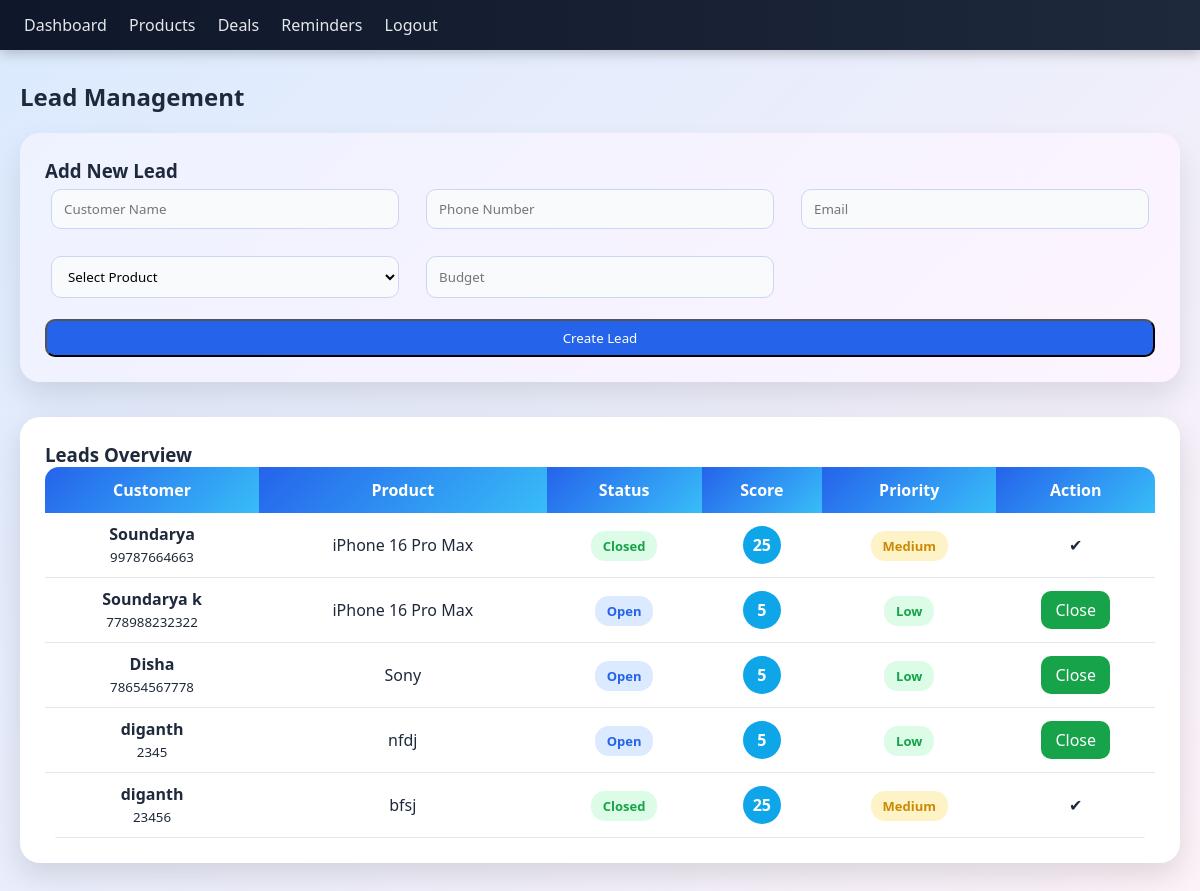
/leads (signed in), run on the app's committed database.
### tables this page shows
CREATE TABLE leads (
    id INTEGER PRIMARY KEY AUTOINCREMENT,
    name TEXT,
    phone TEXT,
    email TEXT,
    product TEXT,
    budget TEXT,
    status TEXT DEFAULT 'Open',
    score INTEGER DEFAULT 5,
    priority TEXT DEFAULT 'Low'
);

### app.py (the view, shortened to what this page needs)
@app.route("/leads", methods=["GET", "POST"])
def leads():
    if "user" not in session:
        return redirect("/")
    db = get_db()
    cur = db.cursor()
    leads = cur.execute("SELECT * FROM leads").fetchall()
    products = cur.execute("SELECT name FROM products").fetchall()
    return render_template(
        "leads.html",
        leads=leads,
        products=products
    )

### app.py (called while the page is built)
def get_db():
    return sqlite3.connect(DB)

### templates/leads.html (shortened to what this page needs)
<!DOCTYPE html>
<html lang="en">
<head>
    <link rel="stylesheet" href="/static/style.css">
</head>
<body>
<div class="nav">
    <a href="/dashboard">Dashboard</a>
    <a href="/products">Products</a>
    <a href="/deals">Deals</a>
    <a href="/reminders">Reminders</a>
    <a href="/logout">Logout</a>
</div>
<div class="container">
    <h2 style="margin-bottom:20px;">Lead Management</h2>
    <div class="lead-form-card">
        <h3>Add New Lead</h3>
        <form method="post" class="lead-form">
            <input name="name" placeholder="Customer Name" required>
            <input name="phone" placeholder="Phone Number" required>
            <input name="email" placeholder="Email">
            <select name="product" required>
                <option value="">Select Product</option>
            </select>
            <input name="budget" placeholder="Budget">
            <button class="btn add">Create Lead</button>
        </form>
    </div>
    <div class="lead-table-card">
        <h3>Leads Overview</h3>
        <table class="lead-table">
            <tr>
                <th>Customer</th>
                <th>Product</th>
                <th>Status</th>
                <th>Score</th>
                <th>Priority</th>
                <th>Action</th>
            </tr>
            {% for l in leads %}
            <tr>
                <td>
                    <strong>{{ l[1] }}</strong><br>
                    <small>{{ l[2] }}</small>
                </td>
                <td>{{ l[4] }}</td>
                <td>
                    {% if l[6] == 'Closed' %}
                        <span class="badge closed">Closed</span>
                    {% else %}
                        <span class="badge open">Open</span>
                    {% endif %}
                </td>
                <td>
                    <span class="score-circle">{{ l[7] }}</span>
                </td>
                <td>
                    {% if l[8] == 'High' %}
                        <span class="priority high">High</span>
                    {% elif l[8] == 'Medium' %}
                        <span class="priority medium">Medium</span>
                    {% else %}
                        <span class="priority low">Low</span>
                    {% endif %}
                </td>
                <td>
                    {% if l[6] != 'Closed' %}
                        <a href="/close_lead/{{ l[0] }}" class="btn edit">Close</a>
                    {% else %}
                        ✔
                    {% endif %}
                </td>
            </tr>
            {% endfor %}
        </table>
    </div>
</div>
</body>
</html>

### static/style.css (style rules this page uses)
* { margin: 0; padding: 0; box-sizing: border-box; font-family: "Poppins", "Segoe UI", sans-serif; }
body { background: linear-gradient(135deg, #dbeafe, #fdf2f8); min-height: 100vh; color: #1e293b; }
.nav { background: linear-gradient(90deg, #0f172a, #1e293b); padding: 14px 24px; box-shadow: 0 4px 12px rgba(0,0,0,0.2); }
.nav a { color: #e5e7eb; margin-right: 18px; text-decoration: none; font-weight: 500; }
.container { max-width: 1200px; margin: auto; padding: 30px 20px; }
input, select { padding: 10px 12px; margin: 6px; border-radius: 10px; border: 1px solid #cbd5f5; background: #f8fafc; }
.btn { padding: 8px 14px; border-radius: 10px; color: white; text-decoration: none; font-weight: 500; display: inline-block; transition: 0.25s; }
.add { background: #2563eb; }
.edit { background: #16a34a; }
table { width: 100%; border-collapse: collapse; background: white; border-radius: 14px; overflow: hidden; }
th { background: linear-gradient(135deg, #2563eb, #38bdf8); color: white; padding: 12px; }
td { padding: 10px; text-align: center; border-bottom: 1px solid #e5e7eb; }
.lead-form-card { background: linear-gradient(135deg, #eef2ff, #fdf4ff); padding: 25px; border-radius: 20px; margin-bottom: 35px; box-shadow: 0 15px 30px rgba(0,0,0,0.1); }
.lead-form { display: grid; grid-template-columns: repeat(3, 1fr); gap: 15px; }
.lead-form button { grid-column: span 3; }
.lead-table-card { background: white; padding: 25px; border-radius: 20px; box-shadow: 0 12px 30px rgba(0,0,0,0.12); }
.badge { padding: 6px 12px; border-radius: 14px; font-size: 13px; font-weight: 600; }
.badge.open { background: #dbeafe; color: #2563eb; }
.badge.closed { background: #dcfce7; color: #16a34a; }
.score-circle { background: #0ea5e9; color: white; width: 38px; height: 38px; display: inline-flex; align-items: center; justify-content: center; border-radius: 50%; font-weight: 700; }
.priority { padding: 6px 12px; border-radius: 14px; font-weight: 600; font-size: 13px; }
.priority.medium { background: #fef3c7; color: #ca8a04; }
.priority.low { background: #dcfce7; color: #16a34a; }

### data on the page
leads: name "Soundarya", phone "99787664663", product "iPhone 16 Pro Max", status "Closed", score "25", priority "Medium"
leads: name "Soundarya k", phone "778988232322", product "iPhone 16 Pro Max", status "Open", score "5", priority "Low"
leads: name "Disha", phone "78654567778", product "Sony", status "Open", score "5", priority "Low"
leads: name "diganth", phone "2345", product "nfdj", status "Open", score "5", priority "Low"
leads: name "diganth", phone "23456", product "bfsj", status "Closed", score "25", priority "Medium"
